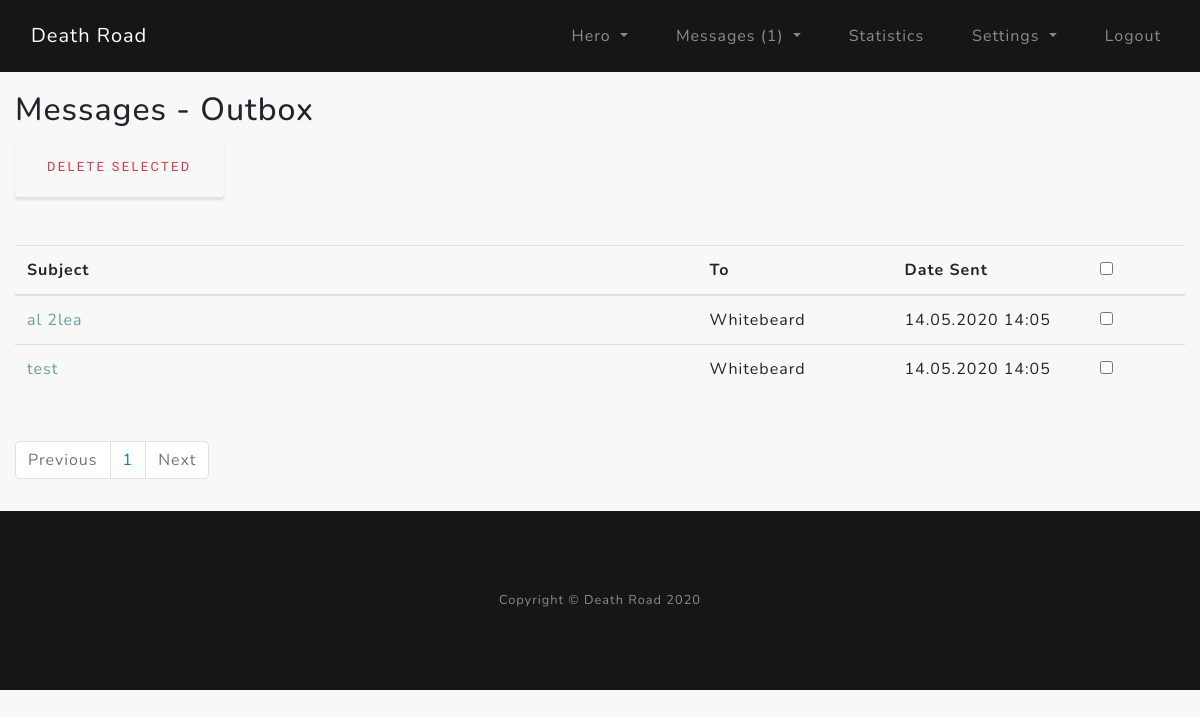
/msg_outbox (signed in), run on an earlier commit of the app's database.
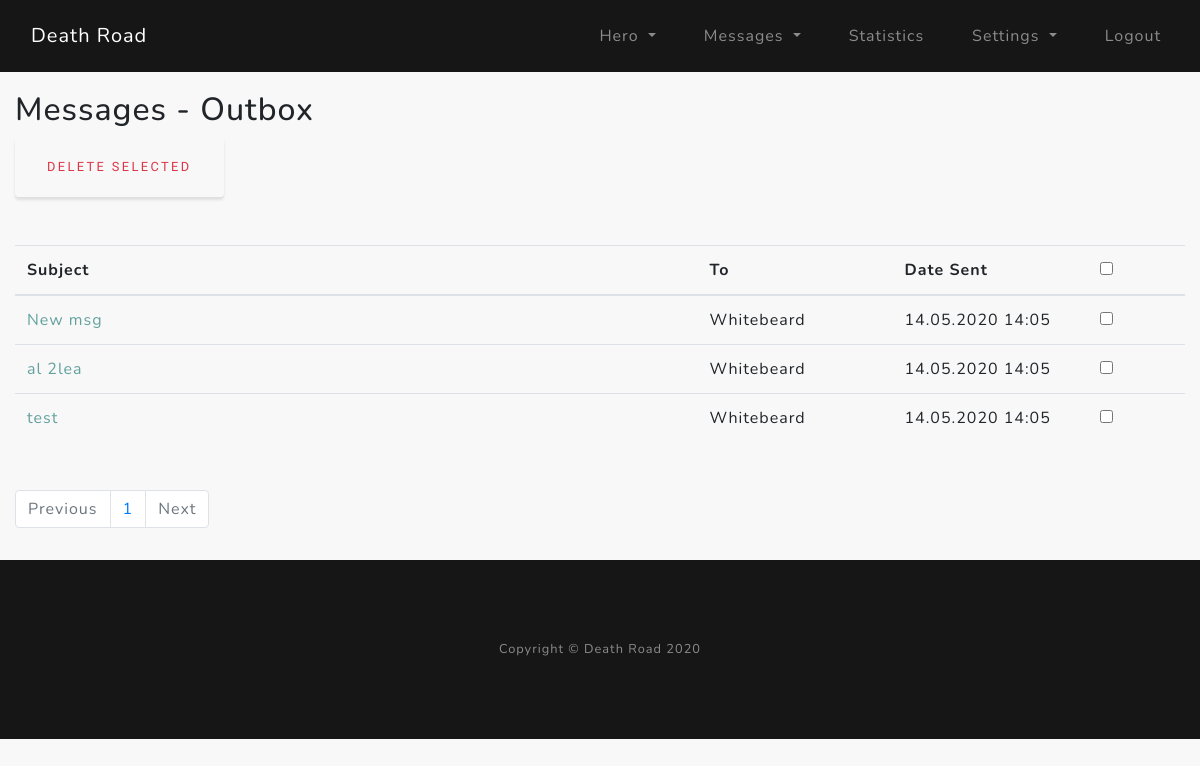
And on a later commit of the database.
### core/models.py (models this page shows)
class Messages(db.Model):
    __tablename__ = "messages"
    mid = Column(Integer, primary_key=True)  # message ID
    recipient = Column(String(32))  # recipient - user id from name
    sender = Column(String(32))  # sender - current user id
    subject_msg = Column(String(32))  # subject_msg - msg subject
    body_msg = Column(Text)  # body_msg - message body
    date = Column(DateTime)  # date - date sent
    seen = Column(Boolean)  # seen - message seen
    del_in = Column(Boolean)  # del_in - delete message from inbox
    del_out = Column(Boolean)  # del_out - delete message from outbox

### core/messages/routes.py (the view, shortened to what this page needs)
@msgs.route("/msg_outbox", methods=["POST", "GET"])
@login_required
def msg_outbox():
    page = request.args.get("page", 1, type=int)
    msg_per_page = User.query.get_or_404(current_user.id)
    get_unread_msgs = unread_msgs(current_user.username)
    msgs_sent = Messages.query. \
        order_by(Messages.date.desc()). \
        filter_by(sender=current_user.username, del_out=False). \
        paginate(page=page, per_page=msg_per_page.msg_per_page)
    next_page_button = url_for("msgs.msg_outbox", page=msgs_sent.next_num) if msgs_sent.next_num else None
    previous_page_button = url_for("msgs.msg_outbox", page=msgs_sent.prev_num) if msgs_sent.prev_num else None
    form = MessageMultipleDelete()
    return render_template("msg_outbox.html", msgs_sent=msgs_sent, next_page_button=next_page_button,
                           previous_page_button=previous_page_button, form=form, get_unread_msgs=get_unread_msgs)

### core/messages/forms.py
class MessageMultipleDelete(FlaskForm):
    multi_del = BooleanField()
    submit_del = SubmitField("Delete Selected")

### core/models.py (called while the page is built)
@login_manager.user_loader
def load_user(user_id):
    return User.query.get(int(user_id))

### core/utils/unread_msgs.py (called while the page is built)
def unread_msgs(current_acc_uname):
    gum = Messages.query.filter_by(recipient=current_acc_uname, del_in=False, seen=False).count()
    return gum

### core/templates/msg_outbox.html (shortened to what this page needs)
{% extends "layout.html" %}
{% block content %}
<section class="msg_outbox-section">
    <div class="container py-3">
        <div class="row">
            <div class="col-lg">
                <h2>Messages - Outbox</h2>
                <form method="post">
                    {{ form.submit_del(class="btn btn-outline-danger") }}
                    <table class="table table-hover my-5">
                        <thead>
                            <tr>
                                <th scope="col" class="col-md-7">Subject</th>
                                <th scope="col" class="col-md-2">To</th>
                                <th scope="col" class="col-md-2">Date Sent</th>
                                <th scope="col" class="col-md-1"><input type="checkbox" name="select_all" onclick="toggle(this)"></th>
                            </tr>
                        </thead>
                        <tbody>
                            {% for msgs_s in msgs_sent.items %}
                            <tr>
                                <td><a href="{{ url_for('msgs.msg_read', mid=msgs_s.mid) }}">{{ msgs_s.subject_msg }}</a></td>
                                <td>{{ msgs_s.recipient }}</td>
                                <td>{{ msgs_s.date.strftime("%d.%m.%Y %H:%m") }}</td>
                                <td>{{ form.multi_del(value=msgs_s.mid) }}</td>
                            </tr>
                            {% endfor %}
                        </tbody>
                    </table>
                </form>
                <nav aria-label="pagination">
                    <ul class="pagination">
                        {% if msgs_sent.prev_num != None %}
                            <li class="page-item"><a class="page-link"  href="{{ previous_page_button }}">Previous</a></li>
                        {% else %}
                            <li class="page-item disabled"><a class="page-link">Previous</a></li>
                        {% endif %}
                        {% for page_num in msgs_sent.iter_pages(left_edge=1, right_edge=1, left_current=1, right_current=2) %}
                            {% if page_num %}
                                {% if msgs_sent.page == page_num %}
                                    <li class="page-item"><a class="page-link"  href="{{ url_for('msgs.msg_outbox', page=page_num) }}">{{ page_num }}</a></li>
                                {% else %}
                                    <li class="page-item"><a class="page-link"  href="{{ url_for('msgs.msg_outbox', page=page_num) }}">{{ page_num }}</a></li>
                                {% endif %}
                            {% else %}
                                <span class="m-2"></span>
                            {% endif %}
                        {% endfor %}
                        {% if msgs_sent.next_num != None %}
                            <li class="page-item"><a class="page-link"  href="{{ next_page_button }}">Next</a></li>
                        {% else %}
                            <li class="page-item disabled"><a class="page-link">Next</a></li>
                        {% endif %}
                    </ul>
                </nav>
            </div>
        </div>
    </div>
</section>
{% endblock %}

### core/templates/layout.html (shortened to what this page needs)
<!DOCTYPE html>
<html lang="en">
<head>
    <link rel="stylesheet" href="https://stackpath.bootstrapcdn.com/bootstrap/4.4.1/css/bootstrap.min.css">
    <link href="https://cdnjs.cloudflare.com/ajax/libs/normalize/8.0.1/normalize.css" rel="stylesheet" type="text/css">
    <link href="{{ url_for('static', filename='custom-style.css') }}" rel="stylesheet" type="text/css">
</head>
<body id="page-top">
    <nav class="navbar navbar-expand-md navbar-dark bg-black fixed-top py-3" id="mainNav">
        <div class="container">
            <a class="navbar-brand js-scroll-trigger" href="{{ url_for('main.home') }}">Death Road</a>
            <div class="collapse navbar-collapse" id="navbarResponsive">
                <ul class="navbar-nav ml-auto">
                    {% if current_user.is_authenticated %}
                        <li class="nav-item dropdown">
                            <a class="nav-link dropdown-toggle" href="#" id="heroDropdown" role="button" data-toggle="dropdown" aria-haspopup="true" aria-expanded="false">
                                Hero
                            </a>
                        </li>
                        <li class="nav-item dropdown">
                            <a class="nav-link dropdown-toggle" href="#" id="messagesDropdown" role="button" data-toggle="dropdown" aria-haspopup="true" aria-expanded="false">
                                Messages {% if get_unread_msgs > 0 %}({{ get_unread_msgs }}){% endif %}
                            </a>
                        </li>
                        <li class="nav-item">
                            <a class="nav-link js-scroll-trigger" href="{{ url_for('stats.statistics') }}">Statistics</a>
                        </li>
                        <li class="nav-item dropdown">
                            <a class="nav-link dropdown-toggle" href="#" id="settingsDropdown" role="button" data-toggle="dropdown" aria-haspopup="true" aria-expanded="false">
                                Settings
                            </a>
                        </li>
                        <li class="nav-item">
                            <a class="nav-link js-scroll-trigger" href="{{ url_for('users.logout') }}">Logout</a>
                        </li>
                    {% endif %}
                </ul>
            </div>
        </div>
    </nav>
    {% block content %}{% endblock %}
    <footer class="bg-black small text-center text-white-50">
        <div class="container">
            Copyright &copy; Death Road 2020
        </div>
    </footer>
</body>
</html>

### core/static/custom-style.css (style rules this page uses)
html, body { scroll-behavior: smooth; }
body { font-family: 'Nunito'; letter-spacing: 0.0625em; background-color: #f8f8f8; }
a { color: #64a19d; }
.bg-black { background-color: #161616 !important; }
@media (min-width: 1000px) { .container { max-width: 1600px; } }
.navbar ul li { margin-left: 32px; }
.btn { box-shadow: 0 0.1875rem 0.1875rem 0 rgba(0, 0, 0, 0.1) !important; padding: 1.25rem 2rem; font-family: 'Varela Round'; font-size: 80%; text-transform: uppercase; letter-spacing: .15rem; border: 0; }
footer { padding: 5rem 0; }
.msg_outbox-section { margin: 75px 0 0 0; }

What changed in the data, as far as the page shows it:
added Messages: subject_msg "New msg", recipient "Whitebeard", date "14.05.2020 14:05"
Also different on the page:
{{ get_unread_msgs }}: "1" → (not shown)
